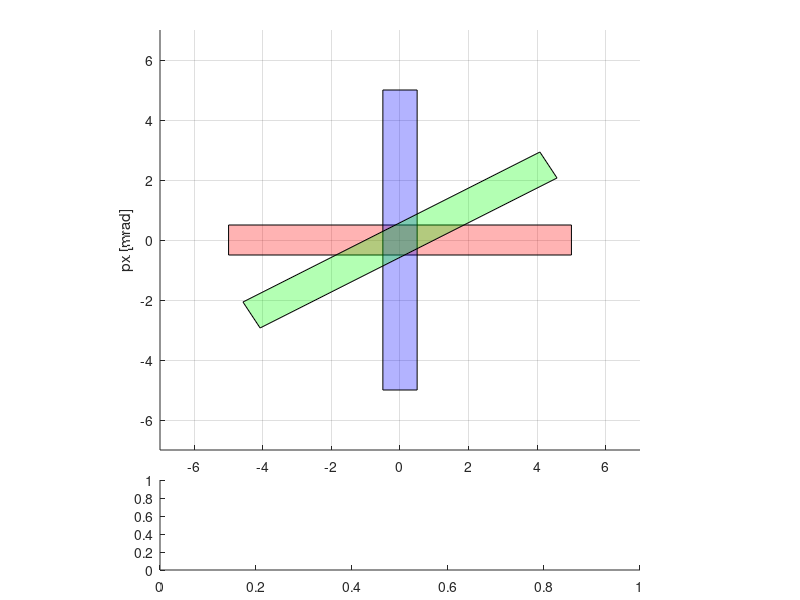

The MATLAB script that drew this image: (Note: this script raises an error after producing the figure.)
bb=10; % [mm]
hh=1; % [mm]
FF=hh/bb;
theta=30; % [deg] [0:90]
C=2; % [C/mm/mrad]
theta_ref=rad2deg(atan(FF));
xdomain=-7:0.1:7;
% zlim=max(bb,hh)/2*1.1;

% define upright rectangle
%  D                 A
%    *-------------*
%    |             |
%    *-------------*
%  C                 B
x=[  bb/2  bb/2 -bb/2 -bb/2 ];
y=[  hh/2 -hh/2 -hh/2  hh/2 ];
% define rectangle rotate by 90 degs
R = [cosd(90) -sind(90); sind(90) cosd(90)];
xs=R(1,1)*x+R(1,2)*y;
ys=R(2,1)*x+R(2,2)*y;

% define rotation matrix
R = [cosd(theta) -sind(theta); sind(theta) cosd(theta)];
% rotated points
xr=R(1,1)*x+R(1,2)*y;
yr=R(2,1)*x+R(2,2)*y;

% =========================================================================
ff=figure('Name','Rectangles','NumberTitle','off');
% =========================================================================
ax1=subplot('Position', [0.20, 0.25, 0.6, 0.7]);
% upright rectangle
patch(x,y,'r','FaceAlpha',0.3);
% rectangle rotated by 90 degs
patch(xs,ys,'b','FaceAlpha',0.3);
% rotated rectangle
patch(xr,yr,'g','FaceAlpha',0.3);
% decorators
xlim([min(xdomain) max(xdomain)]);
ylim([min(xdomain) max(xdomain)]);
% xlim([-zlim zlim]);
% ylim([-zlim zlim]);
grid on;
xlabel("x [mm]");
ylabel("px [mrad]");

ax2=subplot('Position', [0.20, 0.05, 0.6, 0.15]);
plot(xdomain,integralUp( xdomain, x, y, C ), 'r*-');
hold on;
plot(xdomain,integralUp( xdomain, xs, ys, C ), 'b*-');
hold on;
plot(xdomain,integralRot( xdomain, xr, yr, C, hh, bb, theta, theta_ref ), 'g*-');
xlim([min(xdomain) max(xdomain)]);
xlabel("x [mm]");
ylabel("int over px [C/mm]");
grid on;

linkaxes([ax1 ax2],'x');

% =========================================================================
ff=figure('Name','FWHM','NumberTitle','off');
% =========================================================================

% theta=0:0.1:90;
theta=0:0.1:360;
theta=theta;
% FWHM=bb*cosd(theta).*(theta<=90-theta_ref)+hh*sind(theta).*(theta>90-theta_ref);
FWHM=bb*sigmaPerturb(theta/360,FF,theta_ref/360);
plot(theta,FWHM,'*-');
hold on;
plot(90-[theta_ref theta_ref],[hh*sind(90-theta_ref) bb/2],'k-', ...
     90+[theta_ref theta_ref],[hh*sind(90-theta_ref) bb/2],'k-', ...
    270-[theta_ref theta_ref],[hh*sind(90-theta_ref) bb/2],'k-', ...
    270+[theta_ref theta_ref],[hh*sind(90-theta_ref) bb/2],'k-'  ...
);
grid on;
ylabel("FWHM [mm]");
xlabel("\theta [deg]");

function integral=integralUp( zz, xx, yy, C )
    integral=[];
    for z=zz
        if ( min(xx)<z & z<max(xx) )
            ret=C*(max(yy)-min(yy));
        else
            ret=0;
        end
%         fprintf("z=%g, ret=%g, bb=%g, -bb/2<z=%g, z>bb/2=%g \n",...
%             z,ret,bb,-bb/2<z,z>bb/2);
        integral=[integral ret];
    end
end

function integral=integralRot( zz, xx, yy, C, hh, bb, theta, theta_ref )
    if (0<=theta & theta<=90-theta_ref)
        xls=[xx(4) xx(3) xx(1) xx(2)];
        const=C*hh/cosd(theta);
    else
        xls=[xx(4) xx(1) xx(3) xx(2)];
        const=C*bb/sind(theta);
    end
    mU=-1/tand(theta);
    qU=yy(2)-mU*xx(2);
    mD=tand(theta);
    qD=yy(2)-mD*xx(2);
    integral=[];
    for z=zz
        if ( z<=xls(1) | z>=xls(4) )
            ret=0;
        elseif ( (xls(1)<z & z<xls(2)) | (xls(3)<z & z<xls(4)) )
            ret=C*(abs(z)*(mU-mD)+(qU-qD));
        else
            ret=const;
        end
        integral=[integral ret];
    end
end

function perturb=sigmaPerturb(theta,FF,theta_ref)
    % theta, theta_ref in units of 2pi
    theta_comp=rem(theta,1);
    indecesCos=( theta_comp<=1/4-theta_ref ...
        | (1/4+theta_ref<=theta_comp & theta_comp<=3/4-theta_ref ) ...
        | theta_comp>=3/4+theta_ref );
    indecesSin=( (1/4-theta_ref<theta_comp & theta_comp<1/4+theta_ref ) ...
        | (3/4-theta_ref<theta_comp & theta_comp<3/4+theta_ref ) );
    perturb=abs(cos(2*pi*theta_comp)).*indecesCos...
        +FF*abs(sin(2*pi*theta_comp)).*indecesSin;
end